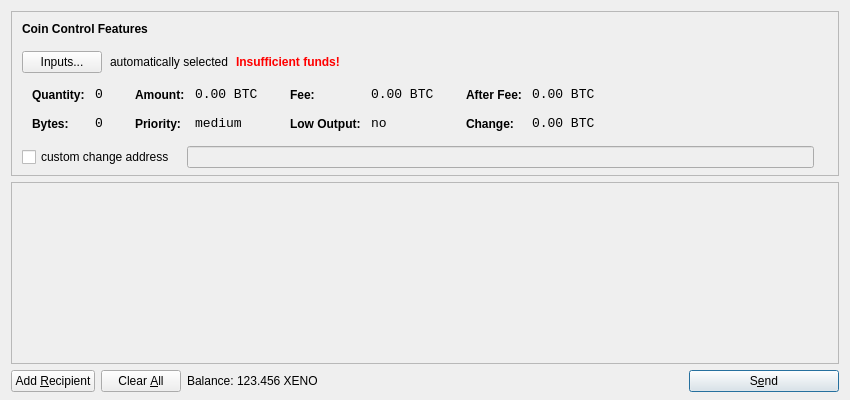
<?xml version="1.0" encoding="UTF-8"?>
<ui version="4.0">
 <class>SendCoinsDialog</class>
 <widget class="QDialog" name="SendCoinsDialog">
  <property name="geometry">
   <rect>
    <x>0</x>
    <y>0</y>
    <width>850</width>
    <height>400</height>
   </rect>
  </property>
  <property name="windowTitle">
   <string>Send Coins</string>
  </property>
  <layout class="QVBoxLayout" name="verticalLayout" stretch="0,1,0">
   <property name="bottomMargin">
    <number>8</number>
   </property>
   <item>
    <widget class="QFrame" name="frameCoinControl">
     <property name="sizePolicy">
      <sizepolicy hsizetype="Expanding" vsizetype="Expanding">
       <horstretch>0</horstretch>
       <verstretch>0</verstretch>
      </sizepolicy>
     </property>
     <property name="maximumSize">
      <size>
       <width>16777215</width>
       <height>16777215</height>
      </size>
     </property>
     <property name="frameShape">
      <enum>QFrame::StyledPanel</enum>
     </property>
     <property name="frameShadow">
      <enum>QFrame::Sunken</enum>
     </property>
     <layout class="QVBoxLayout" name="verticalLayoutCoinControl2">
      <property name="spacing">
       <number>-1</number>
      </property>
      <property name="leftMargin">
       <number>0</number>
      </property>
      <property name="topMargin">
       <number>0</number>
      </property>
      <property name="rightMargin">
       <number>0</number>
      </property>
      <property name="bottomMargin">
       <number>6</number>
      </property>
      <item>
       <layout class="QVBoxLayout" name="verticalLayoutCoinControl" stretch="0,0,0,0,1">
        <property name="spacing">
         <number>0</number>
        </property>
        <property name="leftMargin">
         <number>10</number>
        </property>
        <property name="topMargin">
         <number>10</number>
        </property>
        <item>
         <layout class="QHBoxLayout" name="horizontalLayoutCoinControl1">
          <property name="bottomMargin">
           <number>15</number>
          </property>
          <item>
           <widget class="QLabel" name="labelCoinControlFeatures">
            <property name="sizePolicy">
             <sizepolicy hsizetype="Preferred" vsizetype="Maximum">
              <horstretch>0</horstretch>
              <verstretch>0</verstretch>
             </sizepolicy>
            </property>
            <property name="font">
             <font>
              <weight>75</weight>
              <bold>true</bold>
             </font>
            </property>
            <property name="styleSheet">
             <string notr="true">font-weight:bold;</string>
            </property>
            <property name="text">
             <string>Coin Control Features</string>
            </property>
           </widget>
          </item>
         </layout>
        </item>
        <item>
         <layout class="QHBoxLayout" name="horizontalLayoutCoinControl2" stretch="0,0,0,0">
          <property name="spacing">
           <number>8</number>
          </property>
          <property name="bottomMargin">
           <number>10</number>
          </property>
          <item>
           <widget class="QPushButton" name="pushButtonCoinControl">
            <property name="styleSheet">
             <string notr="true"/>
            </property>
            <property name="text">
             <string>Inputs...</string>
            </property>
           </widget>
          </item>
          <item>
           <widget class="QLabel" name="labelCoinControlAutomaticallySelected">
            <property name="text">
             <string>automatically selected</string>
            </property>
            <property name="margin">
             <number>5</number>
            </property>
           </widget>
          </item>
          <item>
           <widget class="QLabel" name="labelCoinControlInsuffFunds">
            <property name="font">
             <font>
              <weight>75</weight>
              <bold>true</bold>
             </font>
            </property>
            <property name="styleSheet">
             <string notr="true">color:red;font-weight:bold;</string>
            </property>
            <property name="text">
             <string>Insufficient funds!</string>
            </property>
            <property name="margin">
             <number>5</number>
            </property>
           </widget>
          </item>
          <item>
           <spacer name="horizontalSpacerCoinControl">
            <property name="orientation">
             <enum>Qt::Horizontal</enum>
            </property>
            <property name="sizeHint" stdset="0">
             <size>
              <width>40</width>
              <height>1</height>
             </size>
            </property>
           </spacer>
          </item>
         </layout>
        </item>
        <item>
         <widget class="QWidget" name="widgetCoinControl" native="true">
          <property name="sizePolicy">
           <sizepolicy hsizetype="Preferred" vsizetype="Preferred">
            <horstretch>0</horstretch>
            <verstretch>0</verstretch>
           </sizepolicy>
          </property>
          <property name="minimumSize">
           <size>
            <width>0</width>
            <height>0</height>
           </size>
          </property>
          <property name="styleSheet">
           <string notr="true"/>
          </property>
          <layout class="QHBoxLayout" name="horizontalLayoutCoinControl5">
           <property name="margin">
            <number>0</number>
           </property>
           <item>
            <layout class="QHBoxLayout" name="horizontalLayoutCoinControl3" stretch="0,0,0,1">
             <property name="spacing">
              <number>20</number>
             </property>
             <property name="topMargin">
              <number>0</number>
             </property>
             <property name="bottomMargin">
              <number>10</number>
             </property>
             <item>
              <layout class="QFormLayout" name="formLayoutCoinControl1">
               <property name="horizontalSpacing">
                <number>10</number>
               </property>
               <property name="verticalSpacing">
                <number>14</number>
               </property>
               <property name="leftMargin">
                <number>10</number>
               </property>
               <property name="topMargin">
                <number>4</number>
               </property>
               <property name="rightMargin">
                <number>6</number>
               </property>
               <item row="0" column="0">
                <widget class="QLabel" name="labelCoinControlQuantityText">
                 <property name="styleSheet">
                  <string notr="true">font-weight:bold;</string>
                 </property>
                 <property name="text">
                  <string>Quantity:</string>
                 </property>
                 <property name="margin">
                  <number>0</number>
                 </property>
                </widget>
               </item>
               <item row="0" column="1">
                <widget class="QLabel" name="labelCoinControlQuantity">
                 <property name="font">
                  <font>
                   <family>Monospace</family>
                   <pointsize>10</pointsize>
                  </font>
                 </property>
                 <property name="cursor">
                  <cursorShape>IBeamCursor</cursorShape>
                 </property>
                 <property name="contextMenuPolicy">
                  <enum>Qt::ActionsContextMenu</enum>
                 </property>
                 <property name="text">
                  <string notr="true">0</string>
                 </property>
                 <property name="margin">
                  <number>0</number>
                 </property>
                 <property name="textInteractionFlags">
                  <set>Qt::LinksAccessibleByMouse|Qt::TextSelectableByKeyboard|Qt::TextSelectableByMouse</set>
                 </property>
                </widget>
               </item>
               <item row="1" column="0">
                <widget class="QLabel" name="labelCoinControlBytesText">
                 <property name="styleSheet">
                  <string notr="true">font-weight:bold;</string>
                 </property>
                 <property name="text">
                  <string>Bytes:</string>
                 </property>
                </widget>
               </item>
               <item row="1" column="1">
                <widget class="QLabel" name="labelCoinControlBytes">
                 <property name="font">
                  <font>
                   <family>Monospace</family>
                   <pointsize>10</pointsize>
                  </font>
                 </property>
                 <property name="cursor">
                  <cursorShape>IBeamCursor</cursorShape>
                 </property>
                 <property name="contextMenuPolicy">
                  <enum>Qt::ActionsContextMenu</enum>
                 </property>
                 <property name="text">
                  <string notr="true">0</string>
                 </property>
                 <property name="textInteractionFlags">
                  <set>Qt::LinksAccessibleByMouse|Qt::TextSelectableByKeyboard|Qt::TextSelectableByMouse</set>
                 </property>
                </widget>
               </item>
              </layout>
             </item>
             <item>
              <layout class="QFormLayout" name="formLayoutCoinControl2">
               <property name="horizontalSpacing">
                <number>10</number>
               </property>
               <property name="verticalSpacing">
                <number>14</number>
               </property>
               <property name="leftMargin">
                <number>6</number>
               </property>
               <property name="topMargin">
                <number>4</number>
               </property>
               <property name="rightMargin">
                <number>6</number>
               </property>
               <item row="0" column="0">
                <widget class="QLabel" name="labelCoinControlAmountText">
                 <property name="styleSheet">
                  <string notr="true">font-weight:bold;</string>
                 </property>
                 <property name="text">
                  <string>Amount:</string>
                 </property>
                 <property name="margin">
                  <number>0</number>
                 </property>
                </widget>
               </item>
               <item row="0" column="1">
                <widget class="QLabel" name="labelCoinControlAmount">
                 <property name="font">
                  <font>
                   <family>Monospace</family>
                   <pointsize>10</pointsize>
                  </font>
                 </property>
                 <property name="cursor">
                  <cursorShape>IBeamCursor</cursorShape>
                 </property>
                 <property name="contextMenuPolicy">
                  <enum>Qt::ActionsContextMenu</enum>
                 </property>
                 <property name="text">
                  <string notr="true">0.00 BTC</string>
                 </property>
                 <property name="textInteractionFlags">
                  <set>Qt::LinksAccessibleByMouse|Qt::TextSelectableByKeyboard|Qt::TextSelectableByMouse</set>
                 </property>
                </widget>
               </item>
               <item row="1" column="0">
                <widget class="QLabel" name="labelCoinControlPriorityText">
                 <property name="styleSheet">
                  <string notr="true">font-weight:bold;</string>
                 </property>
                 <property name="text">
                  <string>Priority:</string>
                 </property>
                </widget>
               </item>
               <item row="1" column="1">
                <widget class="QLabel" name="labelCoinControlPriority">
                 <property name="font">
                  <font>
                   <family>Monospace</family>
                   <pointsize>10</pointsize>
                  </font>
                 </property>
                 <property name="cursor">
                  <cursorShape>IBeamCursor</cursorShape>
                 </property>
                 <property name="contextMenuPolicy">
                  <enum>Qt::ActionsContextMenu</enum>
                 </property>
                 <property name="text">
                  <string>medium</string>
                 </property>
                 <property name="textInteractionFlags">
                  <set>Qt::LinksAccessibleByMouse|Qt::TextSelectableByKeyboard|Qt::TextSelectableByMouse</set>
                 </property>
                </widget>
               </item>
              </layout>
             </item>
             <item>
              <layout class="QFormLayout" name="formLayoutCoinControl3">
               <property name="horizontalSpacing">
                <number>10</number>
               </property>
               <property name="verticalSpacing">
                <number>14</number>
               </property>
               <property name="leftMargin">
                <number>6</number>
               </property>
               <property name="topMargin">
                <number>4</number>
               </property>
               <property name="rightMargin">
                <number>6</number>
               </property>
               <item row="0" column="0">
                <widget class="QLabel" name="labelCoinControlFeeText">
                 <property name="styleSheet">
                  <string notr="true">font-weight:bold;</string>
                 </property>
                 <property name="text">
                  <string>Fee:</string>
                 </property>
                 <property name="margin">
                  <number>0</number>
                 </property>
                </widget>
               </item>
               <item row="0" column="1">
                <widget class="QLabel" name="labelCoinControlFee">
                 <property name="font">
                  <font>
                   <family>Monospace</family>
                   <pointsize>10</pointsize>
                  </font>
                 </property>
                 <property name="cursor">
                  <cursorShape>IBeamCursor</cursorShape>
                 </property>
                 <property name="contextMenuPolicy">
                  <enum>Qt::ActionsContextMenu</enum>
                 </property>
                 <property name="text">
                  <string notr="true">0.00 BTC</string>
                 </property>
                 <property name="textInteractionFlags">
                  <set>Qt::LinksAccessibleByMouse|Qt::TextSelectableByKeyboard|Qt::TextSelectableByMouse</set>
                 </property>
                </widget>
               </item>
               <item row="1" column="0">
                <widget class="QLabel" name="labelCoinControlLowOutputText">
                 <property name="styleSheet">
                  <string notr="true">font-weight:bold;</string>
                 </property>
                 <property name="text">
                  <string>Low Output:</string>
                 </property>
                </widget>
               </item>
               <item row="1" column="1">
                <widget class="QLabel" name="labelCoinControlLowOutput">
                 <property name="font">
                  <font>
                   <family>Monospace</family>
                   <pointsize>10</pointsize>
                  </font>
                 </property>
                 <property name="cursor">
                  <cursorShape>IBeamCursor</cursorShape>
                 </property>
                 <property name="contextMenuPolicy">
                  <enum>Qt::ActionsContextMenu</enum>
                 </property>
                 <property name="text">
                  <string>no</string>
                 </property>
                 <property name="textInteractionFlags">
                  <set>Qt::LinksAccessibleByMouse|Qt::TextSelectableByKeyboard|Qt::TextSelectableByMouse</set>
                 </property>
                </widget>
               </item>
              </layout>
             </item>
             <item>
              <layout class="QFormLayout" name="formLayoutCoinControl4">
               <property name="horizontalSpacing">
                <number>10</number>
               </property>
               <property name="verticalSpacing">
                <number>14</number>
               </property>
               <property name="leftMargin">
                <number>6</number>
               </property>
               <property name="topMargin">
                <number>4</number>
               </property>
               <property name="rightMargin">
                <number>6</number>
               </property>
               <item row="0" column="0">
                <widget class="QLabel" name="labelCoinControlAfterFeeText">
                 <property name="styleSheet">
                  <string notr="true">font-weight:bold;</string>
                 </property>
                 <property name="text">
                  <string>After Fee:</string>
                 </property>
                 <property name="margin">
                  <number>0</number>
                 </property>
                </widget>
               </item>
               <item row="0" column="1">
                <widget class="QLabel" name="labelCoinControlAfterFee">
                 <property name="font">
                  <font>
                   <family>Monospace</family>
                   <pointsize>10</pointsize>
                  </font>
                 </property>
                 <property name="cursor">
                  <cursorShape>IBeamCursor</cursorShape>
                 </property>
                 <property name="contextMenuPolicy">
                  <enum>Qt::ActionsContextMenu</enum>
                 </property>
                 <property name="text">
                  <string notr="true">0.00 BTC</string>
                 </property>
                 <property name="textInteractionFlags">
                  <set>Qt::LinksAccessibleByMouse|Qt::TextSelectableByKeyboard|Qt::TextSelectableByMouse</set>
                 </property>
                </widget>
               </item>
               <item row="1" column="0">
                <widget class="QLabel" name="labelCoinControlChangeText">
                 <property name="styleSheet">
                  <string notr="true">font-weight:bold;</string>
                 </property>
                 <property name="text">
                  <string>Change:</string>
                 </property>
                </widget>
               </item>
               <item row="1" column="1">
                <widget class="QLabel" name="labelCoinControlChange">
                 <property name="font">
                  <font>
                   <family>Monospace</family>
                   <pointsize>10</pointsize>
                  </font>
                 </property>
                 <property name="cursor">
                  <cursorShape>IBeamCursor</cursorShape>
                 </property>
                 <property name="contextMenuPolicy">
                  <enum>Qt::ActionsContextMenu</enum>
                 </property>
                 <property name="text">
                  <string notr="true">0.00 BTC</string>
                 </property>
                 <property name="textInteractionFlags">
                  <set>Qt::LinksAccessibleByMouse|Qt::TextSelectableByKeyboard|Qt::TextSelectableByMouse</set>
                 </property>
                </widget>
               </item>
              </layout>
             </item>
            </layout>
           </item>
          </layout>
         </widget>
        </item>
        <item>
         <layout class="QHBoxLayout" name="horizontalLayoutCoinControl4" stretch="0,0,0">
          <property name="spacing">
           <number>12</number>
          </property>
          <property name="sizeConstraint">
           <enum>QLayout::SetDefaultConstraint</enum>
          </property>
          <property name="topMargin">
           <number>5</number>
          </property>
          <property name="rightMargin">
           <number>5</number>
          </property>
          <item>
           <widget class="QCheckBox" name="checkBoxCoinControlChange">
            <property name="text">
             <string>custom change address</string>
            </property>
           </widget>
          </item>
          <item>
           <widget class="QLineEdit" name="lineEditCoinControlChange">
            <property name="enabled">
             <bool>false</bool>
            </property>
            <property name="sizePolicy">
             <sizepolicy hsizetype="Expanding" vsizetype="Fixed">
              <horstretch>0</horstretch>
              <verstretch>0</verstretch>
             </sizepolicy>
            </property>
           </widget>
          </item>
          <item>
           <widget class="QLabel" name="labelCoinControlChangeLabel">
            <property name="sizePolicy">
             <sizepolicy hsizetype="Preferred" vsizetype="Expanding">
              <horstretch>0</horstretch>
              <verstretch>0</verstretch>
             </sizepolicy>
            </property>
            <property name="minimumSize">
             <size>
              <width>0</width>
              <height>0</height>
             </size>
            </property>
            <property name="text">
             <string/>
            </property>
            <property name="margin">
             <number>3</number>
            </property>
           </widget>
          </item>
         </layout>
        </item>
        <item>
         <spacer name="verticalSpacerCoinControl">
          <property name="orientation">
           <enum>Qt::Vertical</enum>
          </property>
          <property name="sizeHint" stdset="0">
           <size>
            <width>800</width>
            <height>1</height>
           </size>
          </property>
         </spacer>
        </item>
       </layout>
      </item>
     </layout>
    </widget>
   </item>
   <item>
    <widget class="QScrollArea" name="scrollArea">
     <property name="widgetResizable">
      <bool>true</bool>
     </property>
     <widget class="QWidget" name="scrollAreaWidgetContents">
      <property name="geometry">
       <rect>
        <x>0</x>
        <y>0</y>
        <width>830</width>
        <height>165</height>
       </rect>
      </property>
      <layout class="QVBoxLayout" name="verticalLayout_2">
       <property name="margin">
        <number>0</number>
       </property>
       <item>
        <layout class="QVBoxLayout" name="entries">
         <property name="spacing">
          <number>6</number>
         </property>
        </layout>
       </item>
       <item>
        <spacer name="verticalSpacer">
         <property name="orientation">
          <enum>Qt::Vertical</enum>
         </property>
         <property name="sizeHint" stdset="0">
          <size>
           <width>20</width>
           <height>40</height>
          </size>
         </property>
        </spacer>
       </item>
      </layout>
     </widget>
    </widget>
   </item>
   <item>
    <layout class="QHBoxLayout" name="horizontalLayout">
     <item>
      <widget class="QPushButton" name="addButton">
       <property name="toolTip">
        <string>Send to multiple recipients at once</string>
       </property>
       <property name="text">
        <string>Add &amp;Recipient</string>
       </property>
       <property name="icon">
        <iconset resource="../bitcoin.qrc">
         <normaloff>:/icons/add</normaloff>:/icons/add</iconset>
       </property>
       <property name="autoDefault">
        <bool>false</bool>
       </property>
      </widget>
     </item>
     <item>
      <widget class="QPushButton" name="clearButton">
       <property name="sizePolicy">
        <sizepolicy hsizetype="Minimum" vsizetype="Fixed">
         <horstretch>0</horstretch>
         <verstretch>0</verstretch>
        </sizepolicy>
       </property>
       <property name="toolTip">
        <string>Remove all transaction fields</string>
       </property>
       <property name="text">
        <string>Clear &amp;All</string>
       </property>
       <property name="icon">
        <iconset resource="../bitcoin.qrc">
         <normaloff>:/icons/remove</normaloff>:/icons/remove</iconset>
       </property>
       <property name="autoRepeatDelay">
        <number>300</number>
       </property>
       <property name="autoDefault">
        <bool>false</bool>
       </property>
      </widget>
     </item>
     <item>
      <layout class="QHBoxLayout" name="horizontalLayout_2">
       <property name="spacing">
        <number>3</number>
       </property>
       <item>
        <widget class="QLabel" name="label">
         <property name="text">
          <string>Balance:</string>
         </property>
        </widget>
       </item>
       <item>
        <widget class="QLabel" name="labelBalance">
         <property name="cursor">
          <cursorShape>IBeamCursor</cursorShape>
         </property>
         <property name="text">
          <string>123.456 XENO</string>
         </property>
         <property name="textInteractionFlags">
          <set>Qt::LinksAccessibleByMouse|Qt::TextSelectableByKeyboard|Qt::TextSelectableByMouse</set>
         </property>
        </widget>
       </item>
      </layout>
     </item>
     <item>
      <spacer name="horizontalSpacer">
       <property name="orientation">
        <enum>Qt::Horizontal</enum>
       </property>
       <property name="sizeHint" stdset="0">
        <size>
         <width>40</width>
         <height>20</height>
        </size>
       </property>
      </spacer>
     </item>
     <item>
      <widget class="QPushButton" name="sendButton">
       <property name="minimumSize">
        <size>
         <width>150</width>
         <height>0</height>
        </size>
       </property>
       <property name="toolTip">
        <string>Confirm the send action</string>
       </property>
       <property name="text">
        <string>S&amp;end</string>
       </property>
       <property name="icon">
        <iconset resource="../bitcoin.qrc">
         <normaloff>:/icons/send</normaloff>:/icons/send</iconset>
       </property>
       <property name="default">
        <bool>true</bool>
       </property>
      </widget>
     </item>
    </layout>
   </item>
  </layout>
 </widget>
 <resources>
  <include location="../bitcoin.qrc"/>
 </resources>
 <connections/>
</ui>
